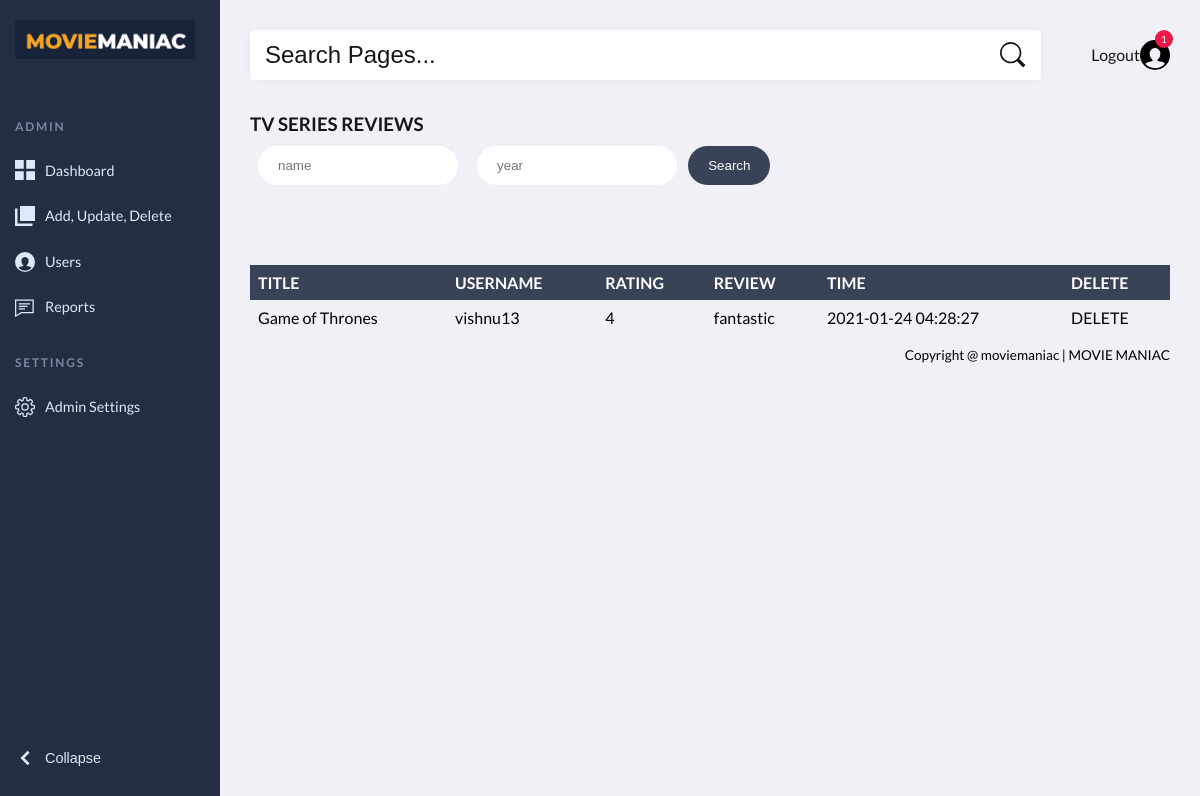
The page /viewtvseriesreview.php on the database its author committed.
### tables this page shows
CREATE TABLE IF NOT EXISTS `tvseriesreview` (
  `tvseriestitle` varchar(100) NOT NULL,
  `username` varchar(100) NOT NULL,
  `reviewrating` int(10) NOT NULL,
  `reviewcontent` varchar(500) NOT NULL,
  `time` timestamp NOT NULL DEFAULT CURRENT_TIMESTAMP,
  `report` int(6) NOT NULL
);

### viewtvseriesreview.php (the view, shortened to what this page needs)
<?php
 include("conn.php");
 include("adminheader.php");
   $no=0;
   if(!isset($_GET['nosearch']) AND !isset($_GET['namesearch'])){
       $sql = "SELECT * FROM tvseriesreview";
        $res=mysqli_query($conn,$sql);
        $no=mysqli_num_rows($res);
      }
?>
<!DOCTYPE html>
<html>
<head>
<link rel="stylesheet" href="adminstyle.css">
</head>
<body>
<?php
include("adminheaderfuc.php")
?>
<h3>TV SERIES REVIEWS</h3>
<form class="sea" method="get" action="" >
  <input class="sear" type="text" name="namesearch" placeholder="name" value="<?php if(isset($_GET['namesearch'])) echo $_GET['namesearch']; ?>">
  <input class="searc" type="number" name="nosearch" placeholder="year" value="<?php if(isset($_GET['nosearch'])) echo $_GET['nosearch']; ?>">
  <input type="submit"   name="submit" value="Search">
</form>
<?php
if($no>0)
{
?>
<br><br><br>
<table>
  <tr>
    <th>TITLE</th>
    <th>USERNAME</th>
    <th>RATING</th>
    <th>REVIEW</th>
    <th>TIME</th>
    <th>DELETE</th>
  </tr>
<?php
  while($r=mysqli_fetch_array($res))
  {
?>
<tr>
    <td><?php echo $r['tvseriestitle']; ?></td>
    <td><?php echo $r['username']; ?></td>
    <td><?php echo $r['reviewrating']; ?></td>
    <td><?php echo $r['reviewcontent']; ?></td>
    <td><?php echo $r['time']; ?></td>
    <td><a href="deltvseriesreview.php?time=<?php echo $r['time']; ?> " onClick="return check()">DELETE</a></td>
</tr>
<?php
  }
?>
</table>
<?php
  }
  else
  {
?>
<br><br><br><br><br><br><br><br><br><br><br><br>
<p> <?php echo "No Records!!!!!!!!"; ?></p>
<?php
  }
?>
<?php
include("adminfooter.php");
?>
</body>
</html>

### adminstyle.css (style rules this page uses)
:root { --page-header-bgColor: #242e42; --page-header-bgColor-hover: #1d2636; --page-header-txtColor: #dde9f8; --page-header-headingColor: #7889a4; --page-header-width: 220px; --page-content-bgColor: #f0f1f6; --page-content-txtColor: #171616; --page-content-blockColor: #fff; --white: #fff; --black: #333; --blue: #00b9eb; --red: #ec1848; --border-radius: 4px; --box-shadow: 0 0 10px -2px rgba(0, 0, 0, 0.075); }
* { padding: 0; margin: 0; box-sizing: border-box; }
a, button { color: inherit; }
a { text-decoration: none; }
input { -webkit-appearance: none; }
button, input { border: none; }
body { font: 16px/1.5 "Lato", sans-serif; }

### viewtvseriesreview.php (style rules this page uses)
form { position: center; }
.sea .sear { width:200px; border-radius: 20px; padding: 12px 20px; margin: 8px 8px; }
.sea .searc { width:200px; border-radius: 20px; margin: 8px 8px; padding: 12px 20px; }
a { text-decoration: none; }
th { background-color: #394357; color: white; text-align: left; padding: 8px; }
table { border-collapse: collapse; width: 100%; }
td { text-align: left; padding: 8px; color: black; border-radius: 20px; }
input[type=submit] { background-color:#394357 ; padding: 12px 20px; border-radius: 20px; color:white }

### rows shown on the page
tvseriesreview: tvseriestitle "Game of Thrones", username "vishnu13", reviewrating "4", reviewcontent "fantastic", time "2021-01-24 04:28:27"
